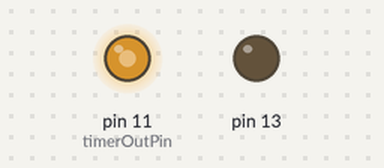
This sketch was run on a simulated Arduino Uno, built with avr-gcc and run on an emulated ATmega328P. On the bench: output pins drawn as LEDs (lit = HIGH).

Above: at 0.05 s.
At 0.4 s:
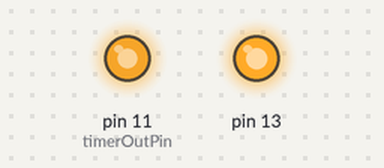
At 32.9 s:
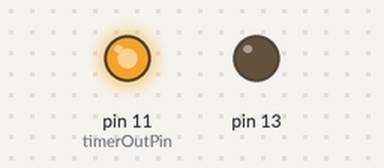
Timing chart, 0 to 40.0 s (numbered marks = the images above):
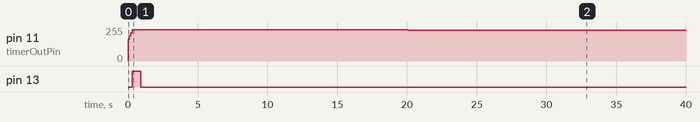

The sketch:

pomodoro-timer.ino
```cpp
// Board: Adafruit ItsyBitsy 32u4 3V 8 MHz

#include <avr/sleep.h>

const int timerOutPin = 11;
#define analogOutMax 235

void timer() {
  unsigned long startTime = millis();
  long elapsedTime = 0;

  int outputValue = 0;
  long endTime = 1500000; // 25 min

  for (;;) {
    elapsedTime = long(millis() - startTime);

    outputValue = analogOutMax - (int)(((float)elapsedTime / (float)endTime) * (float)analogOutMax);
    if (outputValue > analogOutMax) {
      outputValue = analogOutMax;
    }
    if (outputValue < 0) {
      outputValue = 0;
      break;
    }
    analogWrite(timerOutPin, outputValue);
  }
  analogWrite(timerOutPin, 0);
}

void setup() {
  pinMode(13, OUTPUT);
  pinMode(timerOutPin, OUTPUT);

  analogWrite(timerOutPin, analogOutMax*0.7);
  delay(100);
  analogWrite(timerOutPin, analogOutMax*0.8);
  delay(100);
  analogWrite(timerOutPin, analogOutMax*0.9);
  delay(100);
  analogWrite(timerOutPin, analogOutMax);

  // LED
  digitalWrite(13, HIGH);
  delay(600);
  digitalWrite(13, LOW);

  timer();

  analogWrite(timerOutPin, 0);
  set_sleep_mode(SLEEP_MODE_PWR_DOWN);
  sleep_mode();
}

void loop() {
}
```

Measured:
- by itself, pin 11 (timerOutPin): rises from 0/255 to 235/255 in 0.30 s, then falls to 229/255 in 38.9 s
- by itself, pin 13: LOW → HIGH at 0.30 s, → LOW 0.60 s later
